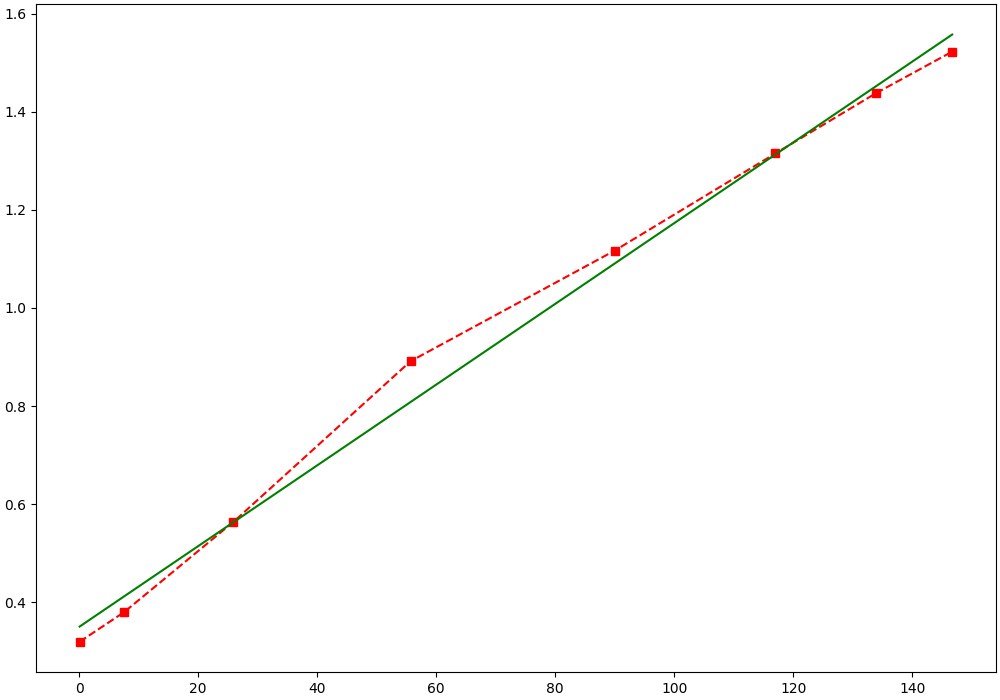

Here is the Python script that generated this plot:
import matplotlib.pyplot as plt
import numpy as np
from scipy.optimize import curve_fit 
import math

u = list()
i = list()
r = list()

b = list()
ib = list()

def mapping(x, a, b): 
    return a * x + b 

with  open('B(I)_data', 'r')  as  data:
    for line in data:
        list_line = list((map(float, line.split())))
        b.append(list_line[0])
        ib.append(list_line[1])

j = 1
with  open('U(I)_cir', 'r')  as  data:
    for line in data:
        list_line = list((map(float, line.split())))
        u.append(list_line[0])
        i.append(list_line[1])



r.append(u[0] / 23.5)

for j in range(1, len(u)):
    r.append(u[j] / 23.5)

y = np.array(r)
x = np.array(b)
x = x ** 2
x = x / 1000
y *= 10


x_aproc = x
y_aproc = y

args, covarian = curve_fit(mapping, x_aproc, y_aproc)
a, b = args[0], args[1]
y_fit = a * x_aproc + b


sum = 0
length = len(x_aproc)
for i in range(len(x_aproc)):
    sum += (y_fit[i] - y_aproc[i]) ** 2
error_rate = math.sqrt(sum / (length + 1))

x_sr = 0
y_sr = 0

x_dr = 0
y_dr = 0

for i in range(length):
    x_sr += x_aproc[i]
x_sr /= length

for i in range(length):
    x_dr += (x_aproc[i] - x_sr) ** 2
x_dr /= length

for i in range(length):
    y_sr += y_aproc[i]
y_sr /= length

for i in range(length):
    y_dr += (y_aproc[i] - y_sr) ** 2
y_dr /= length

error_rate_a = math.sqrt(((y_dr / x_dr) - a ** 2) / (length - 2))

print(error_rate_a)

x_sr_2 = 0
for i in range(length):
    x_sr_2 += x_aproc[i] ** 2
x_sr_2 /= length

error_rate_b = error_rate_a * math.sqrt(x_sr_2)
print(error_rate_b) 

print(error_rate_a / a)
print(error_rate_b / b)


print(a)
print(b)


fig, ax = plt.subplots(figsize=(10,7), constrained_layout=True)

plt.plot(x, y, 'rs--')
plt.plot(x_aproc, y_fit, 'g-')
plt.savefig("korb.png")